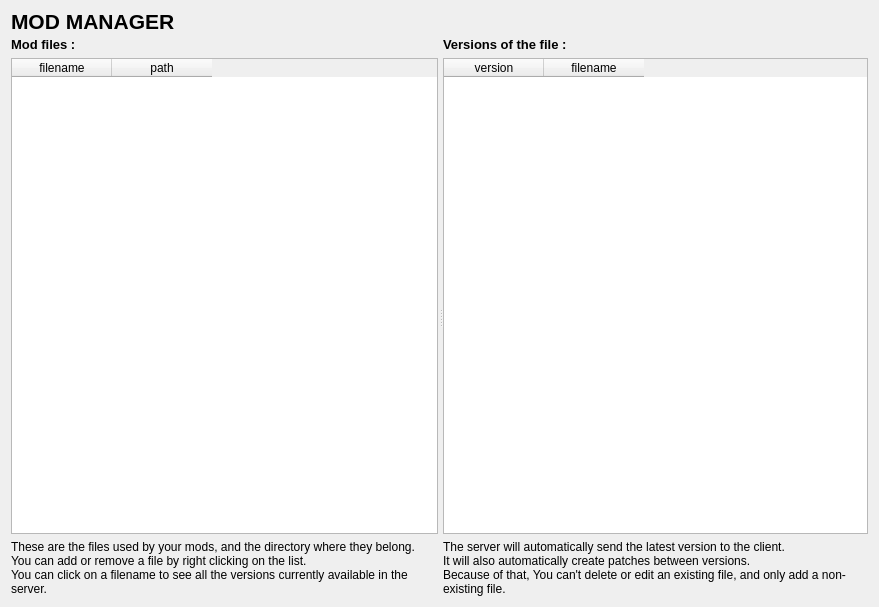
<?xml version="1.0" encoding="UTF-8"?>
<ui version="4.0">
 <class>Form</class>
 <widget class="QWidget" name="Form">
  <property name="geometry">
   <rect>
    <x>0</x>
    <y>0</y>
    <width>879</width>
    <height>607</height>
   </rect>
  </property>
  <property name="windowTitle">
   <string>Form</string>
  </property>
  <layout class="QGridLayout" name="gridLayout_3">
   <item row="0" column="0">
    <widget class="QLabel" name="title">
     <property name="sizePolicy">
      <sizepolicy hsizetype="Preferred" vsizetype="Minimum">
       <horstretch>0</horstretch>
       <verstretch>0</verstretch>
      </sizepolicy>
     </property>
     <property name="minimumSize">
      <size>
       <width>0</width>
       <height>20</height>
      </size>
     </property>
     <property name="maximumSize">
      <size>
       <width>16777215</width>
       <height>20</height>
      </size>
     </property>
     <property name="font">
      <font>
       <pointsize>16</pointsize>
       <weight>75</weight>
       <bold>true</bold>
      </font>
     </property>
     <property name="text">
      <string>MOD MANAGER</string>
     </property>
    </widget>
   </item>
   <item row="1" column="0">
    <widget class="QSplitter" name="splitter">
     <property name="orientation">
      <enum>Qt::Horizontal</enum>
     </property>
     <property name="opaqueResize">
      <bool>true</bool>
     </property>
     <property name="handleWidth">
      <number>5</number>
     </property>
     <widget class="QWidget" name="layoutWidget">
      <layout class="QGridLayout" name="gridLayout_2">
       <item row="0" column="0">
        <widget class="QLabel" name="label">
         <property name="font">
          <font>
           <pointsize>10</pointsize>
           <weight>75</weight>
           <bold>true</bold>
          </font>
         </property>
         <property name="text">
          <string>Mod files :</string>
         </property>
        </widget>
       </item>
       <item row="3" column="0">
        <widget class="QLabel" name="label_2">
         <property name="text">
          <string>These are the files used by your mods, and the directory where they belong.
You can add or remove a file by right clicking on the list.
You can click on a filename to see all the versions currently available in the server.</string>
         </property>
         <property name="textFormat">
          <enum>Qt::PlainText</enum>
         </property>
         <property name="scaledContents">
          <bool>false</bool>
         </property>
         <property name="alignment">
          <set>Qt::AlignLeading|Qt::AlignLeft|Qt::AlignTop</set>
         </property>
         <property name="wordWrap">
          <bool>true</bool>
         </property>
        </widget>
       </item>
       <item row="2" column="0">
        <widget class="QTableWidget" name="filesTable">
         <property name="editTriggers">
          <set>QAbstractItemView::NoEditTriggers</set>
         </property>
         <property name="alternatingRowColors">
          <bool>false</bool>
         </property>
         <property name="selectionMode">
          <enum>QAbstractItemView::SingleSelection</enum>
         </property>
         <property name="selectionBehavior">
          <enum>QAbstractItemView::SelectRows</enum>
         </property>
         <column>
          <property name="text">
           <string>filename</string>
          </property>
         </column>
         <column>
          <property name="text">
           <string>path</string>
          </property>
         </column>
        </widget>
       </item>
      </layout>
     </widget>
     <widget class="QWidget" name="layoutWidget">
      <layout class="QGridLayout" name="gridLayout">
       <item row="0" column="0">
        <widget class="QLabel" name="filelistLabel">
         <property name="font">
          <font>
           <pointsize>10</pointsize>
           <weight>75</weight>
           <bold>true</bold>
          </font>
         </property>
         <property name="text">
          <string>Versions of the file :</string>
         </property>
        </widget>
       </item>
       <item row="4" column="0">
        <widget class="QLabel" name="label_4">
         <property name="text">
          <string>The server will automatically send the latest version to the client.
It will also automatically create patches between versions.
Because of that, You can't delete or edit an existing file, and only add a non-existing file.</string>
         </property>
         <property name="textFormat">
          <enum>Qt::PlainText</enum>
         </property>
         <property name="scaledContents">
          <bool>false</bool>
         </property>
         <property name="alignment">
          <set>Qt::AlignLeading|Qt::AlignLeft|Qt::AlignTop</set>
         </property>
         <property name="wordWrap">
          <bool>true</bool>
         </property>
        </widget>
       </item>
       <item row="1" column="0">
        <widget class="QTableWidget" name="versionTable">
         <property name="editTriggers">
          <set>QAbstractItemView::NoEditTriggers</set>
         </property>
         <property name="alternatingRowColors">
          <bool>false</bool>
         </property>
         <property name="selectionBehavior">
          <enum>QAbstractItemView::SelectRows</enum>
         </property>
         <column>
          <property name="text">
           <string>version</string>
          </property>
         </column>
         <column>
          <property name="text">
           <string>filename</string>
          </property>
         </column>
        </widget>
       </item>
      </layout>
     </widget>
    </widget>
   </item>
  </layout>
 </widget>
 <resources/>
 <connections/>
</ui>
